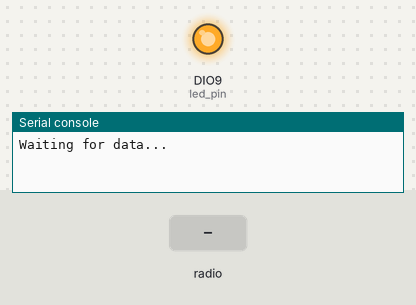
A program run on a simulated Digi XBee 3 module running MicroPython. Parts: output pins drawn as LEDs (lit = HIGH), the last lines printed to the serial console. The inputs (shaded band) are chosen by the test bench.

Above: at 6.2 s.
6.3 s: radio message "ON" arrives
7.8 s: radio message "OFF" arrives
At 9.2 s:
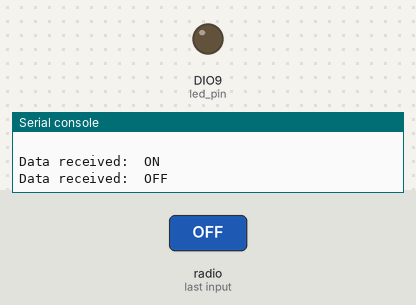
Timing chart, 0 to 10.8 s (numbered marks = the images above; inputs shaded):
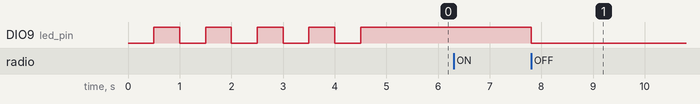

The program:

main.py
```python
import xbee
import time
from machine import Pin

LED_PIN_ID = "D9"

led_pin = Pin(LED_PIN_ID, Pin.OUT, value=0)

# Blink LED at start to make sure we are ready
for x in range(5):
    led_pin.off()
    time.sleep(.5)
    led_pin.on()
    time.sleep(.5)


print("Waiting for data...\n")

while True:
    # Check if the XBee has any message in the queue.
    received_msg = xbee.receive()
    if received_msg:
        # Get payload from the received message.
        payload = received_msg['payload']
        data = payload.decode()
        print("Data received: ", data)
        if data == "ON":
            led_pin.on()
        elif data == "OFF":
            led_pin.off()
```

Measured:
- after the input at 7.8 s, DIO9 (led_pin): HIGH → LOW at once
